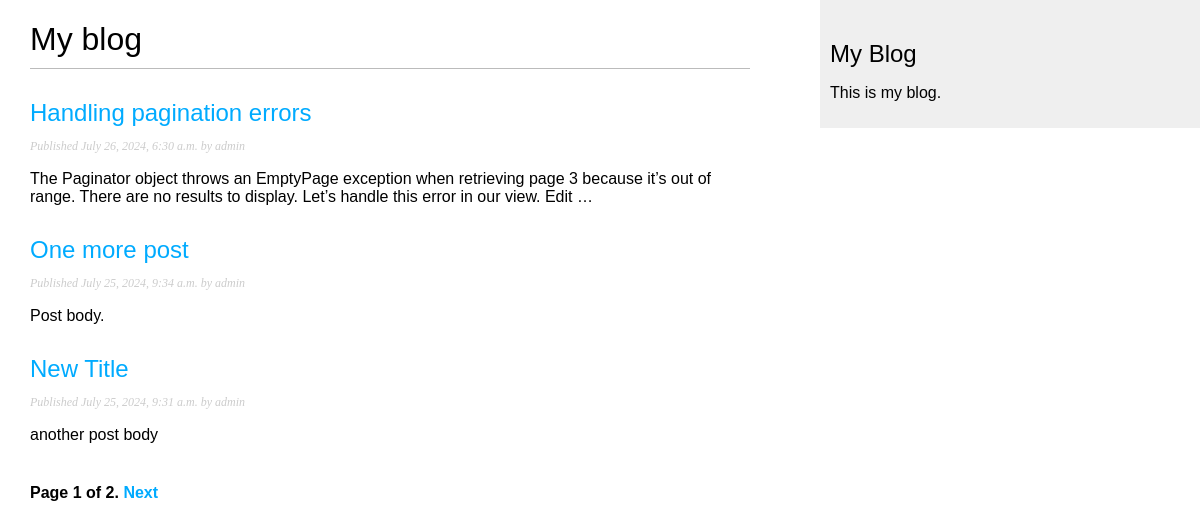
Screenshot of /blog/ with the database file from the repository.
### blog/models.py (models this page shows, shortened)
class Post(models.Model):
    class Status(models.TextChoices):
        PUBLISHED = 'PB', 'Published'
        DRAFT = 'DF', 'Draft'
    title = models.CharField(max_length=250)
    slug = models.SlugField(max_length=250, unique_for_date='publish')
    body = models.TextField()
    publish = models.DateTimeField(default=timezone.now)
    created = models.DateTimeField(auto_now_add=True)
    updated = models.DateTimeField(auto_now=True)
    status = models.CharField(max_length=2,choices=Status.choices, default=Status.DRAFT)
    """We use related_name to specify the name of the reverse relationship, from User to Post. This will
    allow us to access related objects easily from a user object by using the user.blog_posts notation. """
    author = models.ForeignKey(User, on_delete=models.CASCADE, related_name='blog_posts')
    objects = models.Manager() #default manager
    published = PublishedManager() #Custom object manager
    tags=TaggableManager()
    class Meta:
        ordering = ['-publish']
        indexes = [
            models.Index(fields=['-publish'])
        ]
    def get_absolute_url(self):
        return reverse("blog:post_detail",
                       args=[
                           self.publish.year,
                           self.publish.month,
                           self.publish.day,
                           self.slug
                       ] )

### blog/views.py (the view)
# urls.py: path('',views.PostListView.as_view(), name = "post_list"),
class PostListView(ListView):
    queryset = Post.published.all()
    paginate_by = 3
    context_object_name = 'posts'
    template_name = 'blog/post/list.html'
    def get(self, request, *args, **kwargs):
        paginator = Paginator(self.queryset, self.paginate_by)
        page_number = request.GET.get('page', 1)
        try:
            page_obj = paginator.page(page_number)
        except PageNotAnInteger:
            page_obj = paginator.page(1)
        except EmptyPage:
            page_obj = paginator.page(paginator.num_pages)
        context = {
            'posts':page_obj.object_list,
            'page_obj': page_obj,
            'paginator': paginator,
            'is_paginated': paginator.num_pages > 1,}
        return render(request, self.template_name, context)

### blog/templates/blog/post/list.html (shortened to what this page needs)
{% extends "blog/base.html" %}
{% block content%}
    <h1>My blog </h1>
    {% for post in posts %}
        <h2>
            <a href="{{ post.get_absolute_url }}">
                {{ post.title }}
            </a>
        </h2>
        <p class="date">
            Published {{ post.publish }} by {{ post.author }}
        </p>
        {{ post.body | truncatewords:30 | linebreaks}}
    {% endfor %}
    {% include "pagination.html" with page=page_obj %}
{% endblock %}

### blog/static/css/blog.css (style rules this page uses)
body { margin:0; padding:0; font-family:helvetica, sans-serif; }
a { color:#00abff; text-decoration:none; }
h1 { font-weight:normal; border-bottom:1px solid #bbb; padding:0 0 10px 0; }
h2 { font-weight:normal; margin:30px 0 0; }
p.date { color:#ccc; font-family: georgia, serif; font-size: 12px; font-style: italic; }

### rows the page displays
Post: title "Handling pagination errors", publish "July 26, 2024, 6:30 a.m.", author "admin", body "The Paginator object throws an EmptyPage exception when retrieving page 3 because it’s out of range. There are no results to display. Let’s handle this error in our view. Edit …"
Post: title "One more post", publish "July 25, 2024, 9:34 a.m.", author "admin", body "Post body."
Post: title "New Title", publish "July 25, 2024, 9:31 a.m.", author "admin", body "another post body"

### other values shown
{{ page.number }} "1"
{{ page.paginator.num_pages }} "2"
